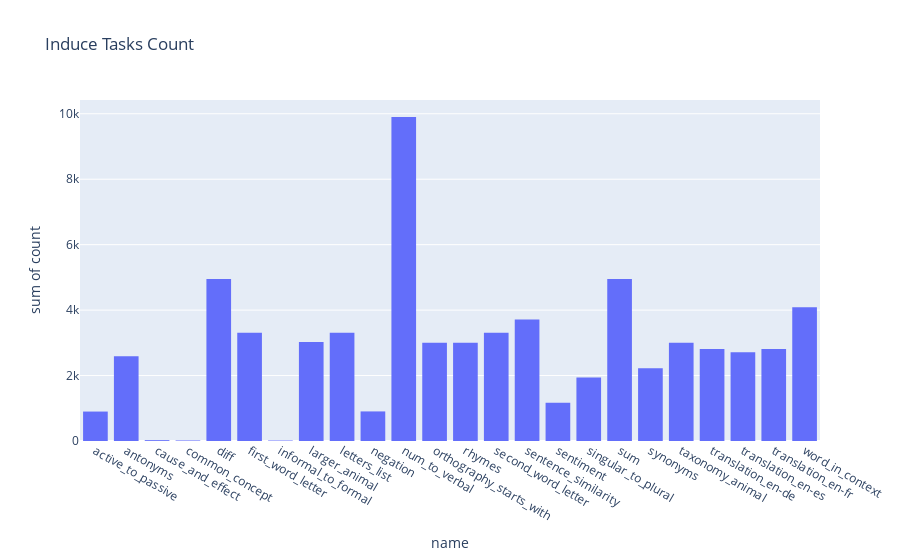

Write notebook code for a chart like this one.
### Code cell
folder = "../data/instruction-induction-data/raw/induce"
induce_tasks_meta = get_all_tasks_specifications(folder)
fig = px.histogram(induce_tasks_meta, x="name", y="count", title="Induce Tasks Count")
fig.show()

### Figure 1 — Plotly figure (JSON) as saved in the notebook; plotly's stock layout.template omitted (floating-point values rounded to 4 significant figures)
{"data": [{"alignmentgroup": "True", "bingroup": "x", "histfunc": "sum", "hovertemplate": "name=%{x}<br>sum of count=%{y}<extra></extra>", "legendgroup": "", "marker": {"color": "#636efa", "pattern": {"shape": ""}}, "name": "", "offsetgroup": "", "orientation": "v", "showlegend": false, "type": "histogram", "x": ["active_to_passive", "antonyms", "cause_and_effect", "common_concept", "diff", "first_word_letter", "informal_to_formal", "larger_animal", "letters_list", "negation", "num_to_verbal", "orthography_starts_with", "rhymes", "second_word_letter", "sentence_similarity", "sentiment", "singular_to_plural", "sum", "synonyms", "taxonomy_animal", "translation_en-de", "translation_en-es", "translation_en-fr", "word_in_context"], "xaxis": "x", "y": [900, 2592, 26, 17, 4950, 3306, 15, 3028, 3306, 904, 9900, 3000, 3000, 3306, 3716, 1167, 1943, 4950, 2222, 3000, 2808, 2711, 2811, 4084], "yaxis": "y"}], "layout": {"barmode": "relative", "legend": {"tracegroupgap": 0}, "title": {"text": "Induce Tasks Count"}, "xaxis": {"anchor": "y", "domain": [0, 1], "title": {"text": "name"}}, "yaxis": {"anchor": "x", "domain": [0, 1], "title": {"text": "sum of count"}}}}
